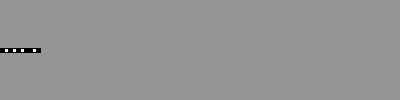
Frame 1 (no input)
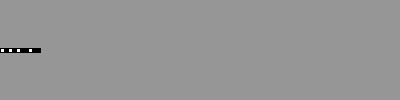
Frame 60 (the mouse pressed at the canvas centre just before this capture)
Frame 120 (the mouse held since frame 60 and released just before this capture): identical to frame 60, image omitted

The Processing sketch that drew these frames (run headless with seeded random() and noise(); from frame 60 on, the mouse is pressed at the canvas centre):

// Processing sketch: sketch_140704_22
// ── sketch_140704_22.pde
int nCells = 10;
int[] cells = new int[nCells];

void setupCells(){
  for(int i=0;i<nCells;i++){
    cells[i] = int( random(0,2) );
  }
}

void evolve(){
  int[] rules = {0, 0 , 0 , 0 , 1 , 1 , 1 , 0 };
  int[] ng = new int[nCells];
  for(int i=0;i<nCells;i++){
    int left = (i-1+nCells) % (nCells) ;
    int right = (i+1+nCells) % (nCells);
    int v = 4 *cells[left] + 2 *cells[i] + cells[right];
    println(cells[left],cells[i],cells[right]);
    ng[i] = rules[v];
  }
  for(int i=0;i<nCells;i++){
    cells[i] = ng[i];
  }
}
  
void display(int[] c,float y){
  stroke(0);
  for(int i=0;i<nCells;i++){
    if(c[i] == 1){
      fill( 255 );
    }else{
      fill( 0 );
    }
    rect(4*i,y,4,4);
  }
}
  
void setup(){
  size(400,100);
  smooth();
  setupCells();
}

void draw(){
  background(150);
  evolve();

  display(cells,height/2-4/2);
 
}
